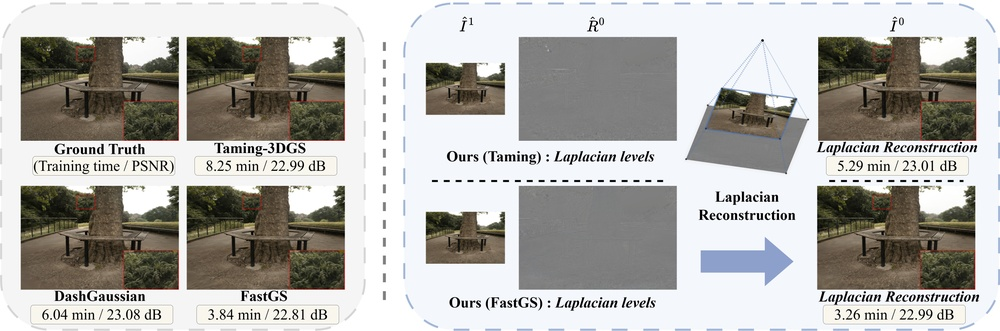
#> input picture assets/teaser_Laplacian-GS.jpg, 1000 x 331 px, shrunk from 5060 x 1673 before the run
$ python compare.py --a ../assets/teaser_Laplacian-GS.jpg --b ../assets/teaser_Laplacian-GS.jpg
#> lines starting #> are read from the running program, lines starting #| are printed output that depends on the picture; long printed decimals are rounded
# compare_l0_vis.py
import os
import argparse
import numpy as np
from PIL import Image
import matplotlib.pyplot as plt


def load_img(path: str, mode: str = "RGB") -> np.ndarray:
#> called with path = '../assets/teaser_Laplacian-GS.jpg', mode = 'RGB'
    img = Image.open(path).convert(mode)
#> img is the input picture: PIL image 1000x331 RGB; mean R, G, B 176.9, 175.4, 171.4
    return np.asarray(img).astype(np.float32) / 255.0  # [H,W,C] in [0,1]


def save_img(arr01: np.ndarray, path: str):
    arr01 = np.clip(arr01, 0.0, 1.0)
    img = (arr01 * 255.0 + 0.5).astype(np.uint8)
    Image.fromarray(img).save(path)


def to_gray(arr: np.ndarray) -> np.ndarray:
    # arr: [H,W,3] in [0,1]
    return 0.2989 * arr[..., 0] + 0.5870 * arr[..., 1] + 0.1140 * arr[..., 2]


def psnr(a: np.ndarray, b: np.ndarray, eps: float = 1e-12) -> float:
    mse = float(np.mean((a - b) ** 2))
    if mse < eps:
        return float("inf")
    return 10.0 * np.log10(1.0 / mse)


def main():
    parser = argparse.ArgumentParser()
    parser.add_argument("--a", type=str, required=True, help="path to L_0_vis.png (e.g., out_no_blur/L_0_vis.png)")
    parser.add_argument("--b", type=str, required=True, help="path to L_0_vis.png (e.g., out_blur/L_0_vis.png)")
    parser.add_argument("--outdir", type=str, default="cmp_out", help="output directory")
    parser.add_argument("--crop", action="store_true", help="if sizes differ, center-crop to common size")
    args = parser.parse_args()

    os.makedirs(args.outdir, exist_ok=True)

    A = load_img(args.a, "RGB")
    B = load_img(args.b, "RGB")

    # handle size mismatch
    if A.shape != B.shape:
        if not args.crop:
            raise ValueError(f"Image sizes differ: A={A.shape}, B={B.shape}. Use --crop to center-crop.")
        Ha, Wa = A.shape[:2]
        Hb, Wb = B.shape[:2]
        H = min(Ha, Hb)
        W = min(Wa, Wb)

        def center_crop(x, H, W):
            h, w = x.shape[:2]
            y0 = (h - H) // 2
            x0 = (w - W) // 2
            return x[y0:y0+H, x0:x0+W]

        A = center_crop(A, H, W)
        B = center_crop(B, H, W)

    # metrics
    diff = B - A  # signed
#> diff: shape (331, 1000, 3) float32; every value is 0
    absdiff = np.abs(diff)

    mae = float(np.mean(absdiff))
#> mae = 0
    mse = float(np.mean(diff ** 2))
#> mse = 0
    p = psnr(A, B)
#> p = inf

    # save side-by-side
    pad = np.ones((A.shape[0], 10, 3), dtype=np.float32) * 0.1
    side = np.concatenate([A, pad, B], axis=1)
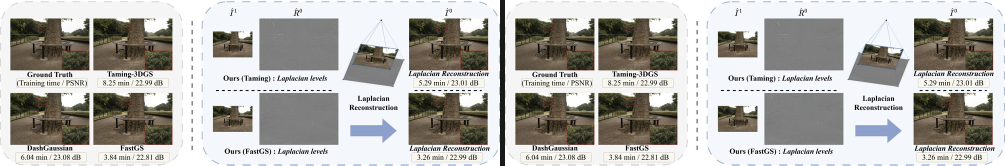
#> side: shape (331, 2010, 3) float32 (shown at 1/2 size); mean of channels 0, 1, 2 0.692, 0.685, 0.67; drawn as R, G, B
    save_img(side, os.path.join(args.outdir, "side_by_side.png"))

    # abs diff visualization (scaled for visibility)
    # scale absdiff by its 99th percentile so small differences show up
    # s = np.quantile(absdiff.reshape(-1, 3), 0.99, axis=0)
    # s = np.maximum(s, 1e-6)
    # abs_vis = np.clip(absdiff / s, 0.0, 1.0)
    abs_vis = np.clip(absdiff, 0.0, 1.0)
    save_img(abs_vis, os.path.join(args.outdir, "diff_abs_vis.png"))
#> in save_img (call 2), `img = (arr01 * 255.0 + 0.5).astype(np.uint8)`: img: shape (331, 1000, 3); every value is 0

    # signed diff visualization: map [-s,s] -> [0,1]
    s2 = np.quantile(np.abs(diff).reshape(-1, 3), 0.99, axis=0)
#> s2 = [0, 0, 0]
    s2 = np.maximum(s2, 1e-6)
#> s2 = [1e-06, 1e-06, 1e-06]
    signed_vis = np.clip(diff / s2 * 0.5 + 0.5, 0.0, 1.0)
#> signed_vis: shape (331, 1000, 3) float64; every value is 0.5
    save_img(signed_vis, os.path.join(args.outdir, "diff_signed_vis.png"))
#> in save_img (call 3), `img = (arr01 * 255.0 + 0.5).astype(np.uint8)`: img: shape (331, 1000, 3); every value is 128

    # grayscale abs diff heatmap + histogram
    abs_gray = to_gray(absdiff)
#> in to_gray, `return 0.2989 * arr[..., 0] + 0.5870 * arr[..., 1] + 0.1140 * arr[...,..`: returned value: shape (331, 1000) float32; every value is 0
    plt.figure(figsize=(10, 4))
    plt.subplot(1, 2, 1)
    plt.imshow(abs_gray, cmap="gray")
    plt.title("abs diff (gray)")
    plt.axis("off")

    plt.subplot(1, 2, 2)
    plt.hist(abs_gray.flatten(), bins=80)
    plt.title("abs diff histogram (gray)")
    plt.xlabel("abs diff")
    plt.ylabel("count")
    plt.tight_layout()
    plt.savefig(os.path.join(args.outdir, "diff_gray_and_hist.png"), dpi=200)
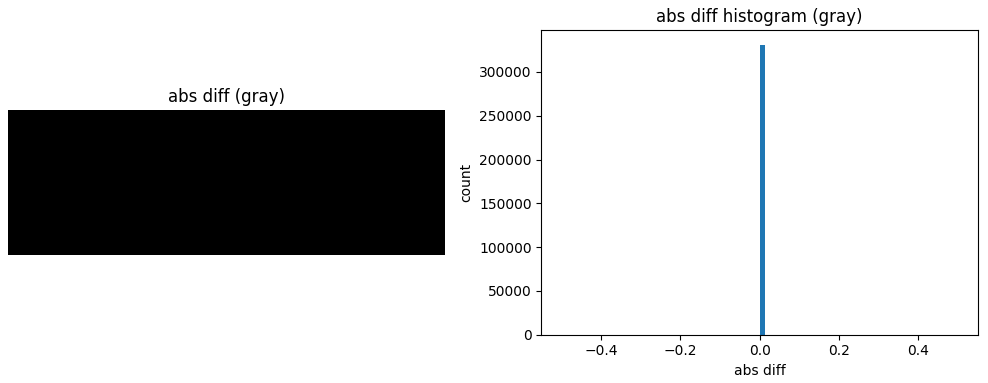
#> figure drawn by matplotlib, 2 panels; panel 2: tallest bar 331000 high, from x = 0 to 0.0125
    plt.close()

    # write metrics
    txt = os.path.join(args.outdir, "metrics.txt")
    with open(txt, "w") as f:
        f.write(f"A: {args.a}\n")
        f.write(f"B: {args.b}\n")
        f.write(f"shape: {A.shape}\n")
        f.write(f"MAE:  {mae:.8f}\n")
        f.write(f"MSE:  {mse:.8f}\n")
        f.write(f"PSNR: {p}\n")
        f.write("Note: images are L_0_vis visualizations (normalized/clipped), so metrics compare visuals.\n")

    print(f"[OK] Saved comparison to: {args.outdir}")
    print(f"     MAE={mae:.6f}  MSE={mse:.6f}  PSNR={p}")
#|      MAE=0  MSE=0  PSNR=inf


if __name__ == "__main__":
    main()
